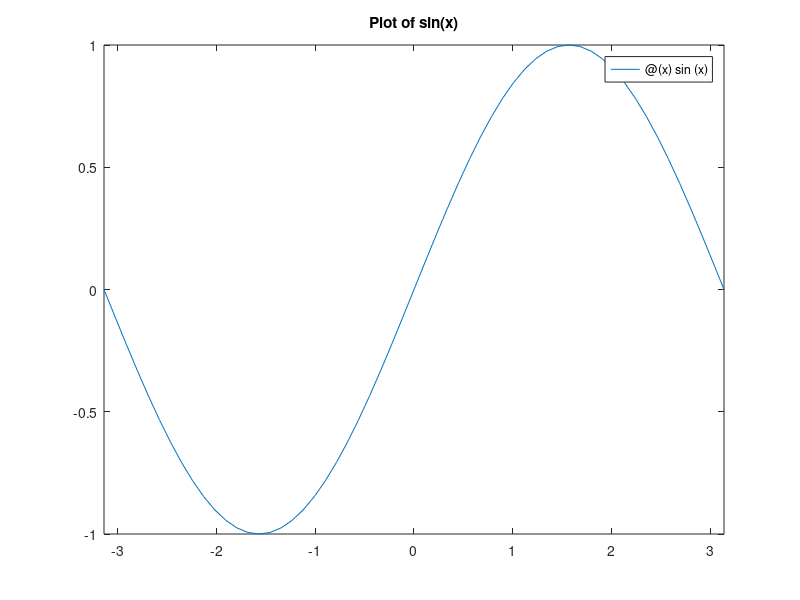
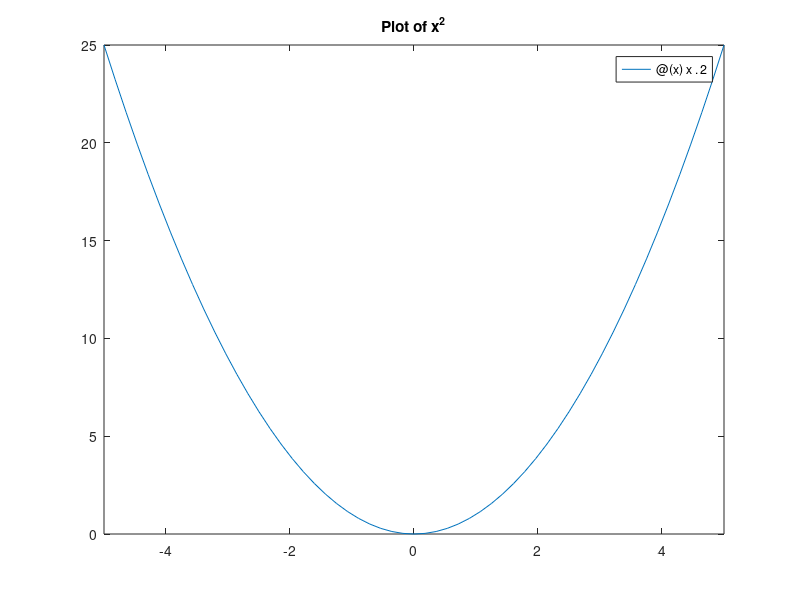

MATLAB code for these plots, in order:
% Define the first function to plot
f1 = @(x) sin(x);

% Create a new figure window for the first plot
figure(1)

% Plot the first function in a single subplot
subplot(1, 1, 1)
fplot(f1, [-pi, pi])
title('Plot of sin(x)')

% Define the second function to plot
f2 = @(x) x.^2;

% Create a new figure window for the second plot
figure(2)

% Plot the second function in a single subplot
subplot(1, 1, 1)
fplot(f2, [-5, 5])
title('Plot of x^2')
